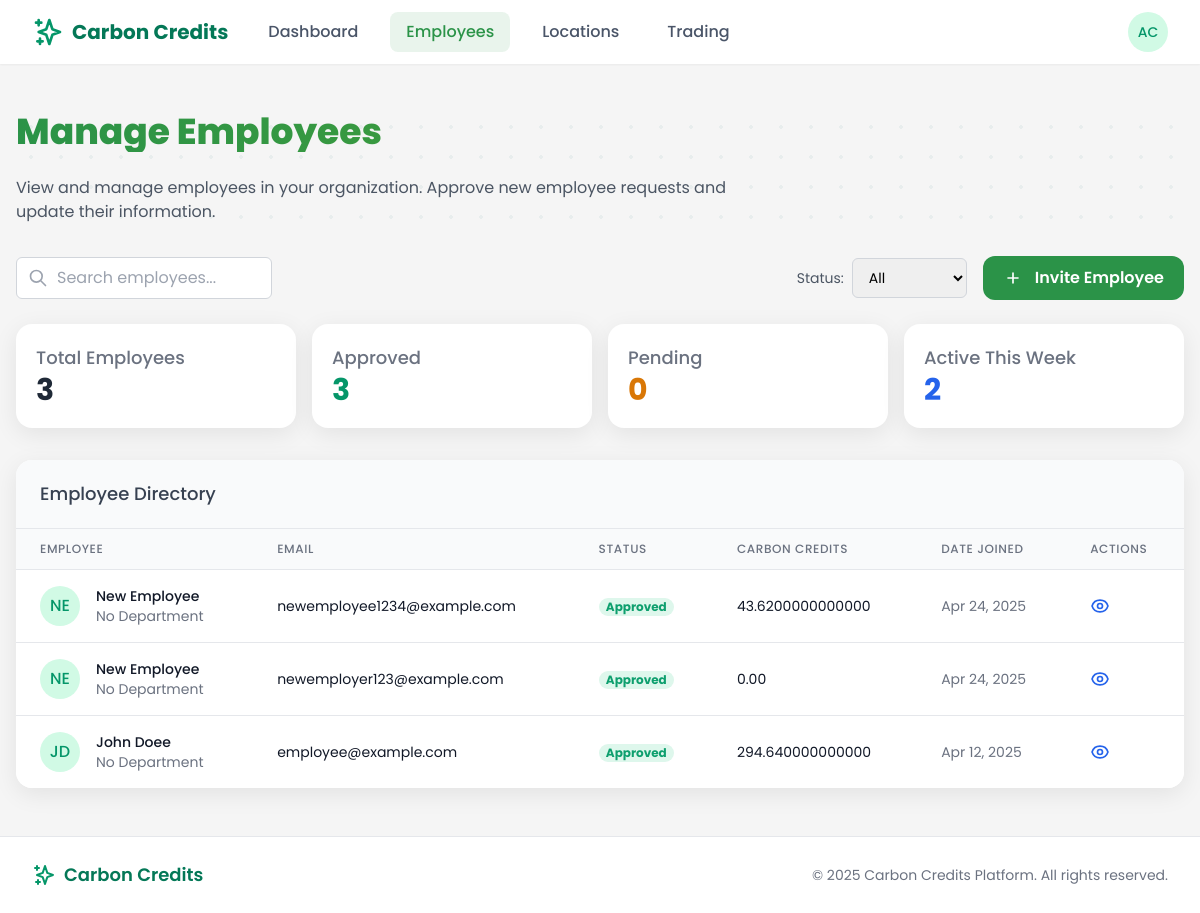
Page /employer/employees/ (signed in) on the earlier database version.
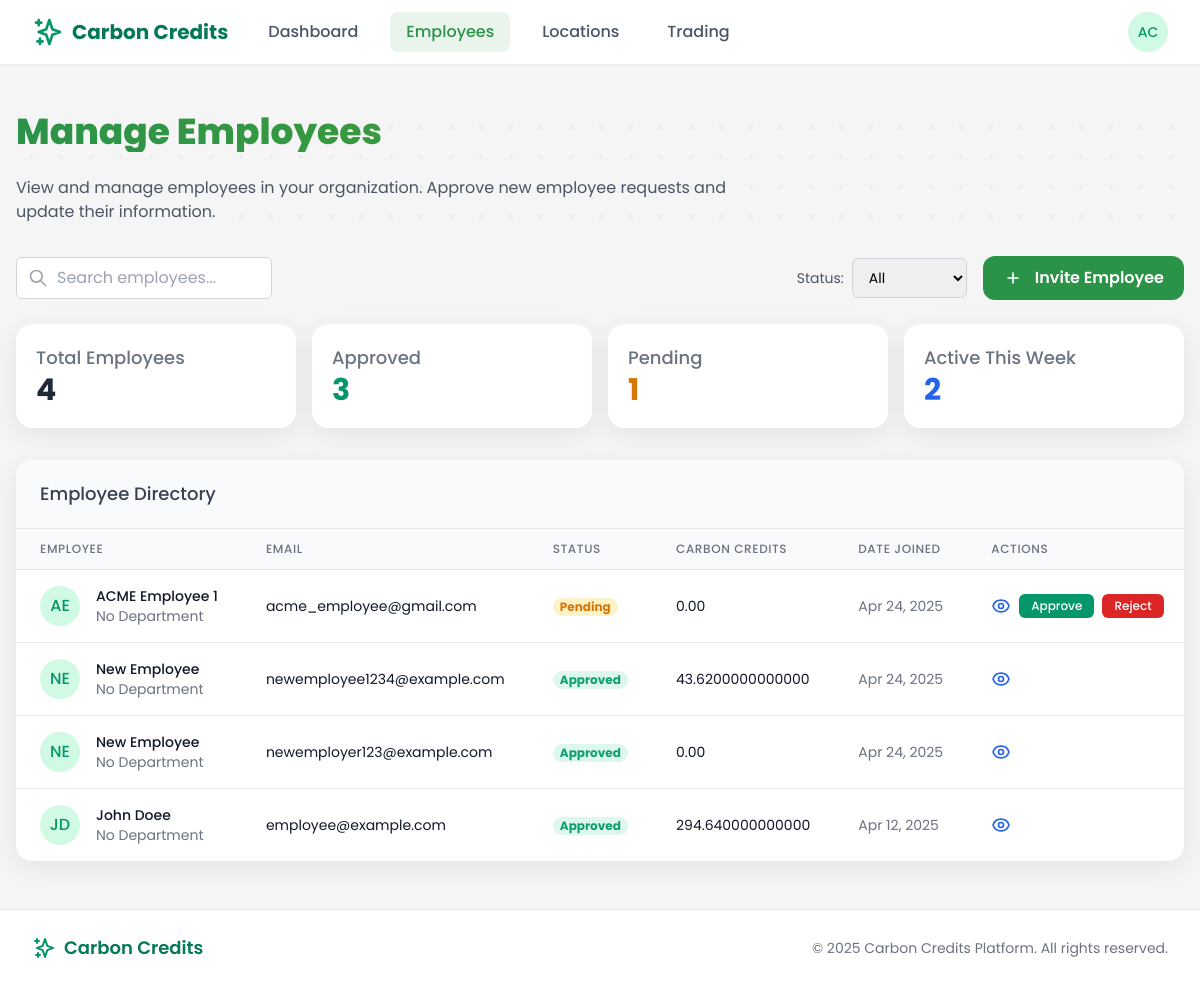
Same page on the later database version.
### users/models.py (models this page shows, shortened)
class EmployeeProfile(models.Model):
    user = models.OneToOneField(
        CustomUser,
        on_delete=models.CASCADE,
        related_name='employee_profile'
    )
    employer = models.ForeignKey(
        EmployerProfile,
        on_delete=models.CASCADE,
        related_name='employees'
    )
    employee_id = models.CharField(max_length=50, blank=True, null=True)
    approved = models.BooleanField(default=False)
    created_at = models.DateTimeField(default=timezone.now)
    wallet_balance = models.DecimalField(max_digits=10, decimal_places=2, default=0)
    department = models.CharField(max_length=100, blank=True)

class CustomUser(AbstractUser):
    is_employee = models.BooleanField(default=False)
    is_employer = models.BooleanField(default=False)
    is_bank_admin = models.BooleanField(default=False)
    is_super_admin = models.BooleanField(default=False)
    email = models.EmailField(_('email address'), unique=True)
    date_joined = models.DateTimeField(default=timezone.now)
    approved = models.BooleanField(default=False)
    USERNAME_FIELD = 'email'
    REQUIRED_FIELDS = ['username', 'first_name', 'last_name']
    class Meta:
        verbose_name = _('user')
        verbose_name_plural = _('users')

### core/views/employer_views.py (the view)
# urls.py: path('employees/', employees_list, name='employees'),
@login_required
@user_passes_test(lambda u: u.is_employer)
def employees_list(request):
    employees = request.user.employer_profile.employees.all().order_by('-created_at')
    total_employees = employees.count()
    approved_employees = employees.filter(approved=True).count()
    pending_employees = employees.filter(approved=False).count()
    one_week_ago = timezone.now() - timedelta(days=7)
    employee_ids = employees.filter(approved=True).values_list('id', flat=True)
    active_employees_count = Trip.objects.filter(
        employee__in=employee_ids,
        start_time__gte=one_week_ago
    ).values('employee').distinct().count()
    for employee in employees:
        employee_trips = Trip.objects.filter(employee=employee)
        employee.total_credits = employee_trips.aggregate(Sum('credits_earned'))['credits_earned__sum'] or 0
        employee.trip_count = employee_trips.count()
        employee.total_co2_saved = employee_trips.aggregate(Sum('carbon_savings'))['carbon_savings__sum'] or 0
    context = {
        'employees': employees,
        'total_employees': total_employees,
        'approved_employees': approved_employees,
        'pending_employees': pending_employees,
        'active_employees_count': active_employees_count,
        'page_title': 'Manage Employees',
    }
    return render(request, 'employer/employees.html', context)

### templates/employer/employees.html (shortened to what the changed rows need)
{% extends 'base.html' %}
{% block content %}
<div class="employees-container px-4 py-6">
    <div class="relative mb-8">
        <div class="relative z-10">
            <h1 class="section-headline text-3xl md:text-4xl font-bold mb-6">Manage Employees</h1>
        </div>
    </div>
    <div class="grid grid-cols-1 sm:grid-cols-2 md:grid-cols-4 gap-4 mb-8">
        <div class="modern-card p-5">
            <h3 class="text-lg font-medium text-gray-500">Total Employees</h3>
            <p class="text-3xl font-bold text-gray-800">{{ total_employees }}</p>
        </div>
        <div class="modern-card p-5">
            <h3 class="text-lg font-medium text-gray-500">Pending</h3>
            <p class="text-3xl font-bold text-yellow-600">{{ pending_employees }}</p>
        </div>
    </div>
    <div class="modern-card overflow-hidden">
        {% if employees %}
        <div class="overflow-x-auto">
            <table class="min-w-full divide-y divide-gray-200">
                <thead class="bg-gray-50">
                    <tr>
                        <th scope="col" class="px-6 py-3 text-left text-xs font-medium text-gray-500 uppercase tracking-wider">Employee</th>
                        <th scope="col" class="px-6 py-3 text-left text-xs font-medium text-gray-500 uppercase tracking-wider">Email</th>
                        <th scope="col" class="px-6 py-3 text-left text-xs font-medium text-gray-500 uppercase tracking-wider">Status</th>
                        <th scope="col" class="px-6 py-3 text-left text-xs font-medium text-gray-500 uppercase tracking-wider">Carbon Credits</th>
                        <th scope="col" class="px-6 py-3 text-left text-xs font-medium text-gray-500 uppercase tracking-wider">Date Joined</th>
                        <th scope="col" class="px-6 py-3 text-left text-xs font-medium text-gray-500 uppercase tracking-wider">Actions</th>
                    </tr>
                </thead>
                <tbody class="bg-white divide-y divide-gray-200" id="employees-table-body">
                    {% for employee in employees %}
                    <tr class="employee-row" data-status="{% if employee.approved %}approved{% else %}pending{% endif %}">
                        <td class="px-6 py-4 whitespace-nowrap">
                            <div class="flex items-center">
                                <div class="h-10 w-10 rounded-full bg-green-100 flex items-center justify-center text-green-600 font-medium">
                                    {{ employee.user.first_name|slice:":1" }}{{ employee.user.last_name|slice:":1" }}
                                </div>
                                <div class="ml-4">
                                    <div class="text-sm font-medium text-gray-900">{{ employee.user.get_full_name }}</div>
                                    <div class="text-sm text-gray-500">{{ employee.department|default:"No Department" }}</div>
                                </div>
                            </div>
                        </td>
                        <td class="px-6 py-4 whitespace-nowrap">
                            <div class="text-sm text-gray-900">{{ employee.user.email }}</div>
                        </td>
                        <td class="px-6 py-4 whitespace-nowrap">
                            {% if employee.approved %}
                            <span class="badge badge-success">Approved</span>
                            {% else %}
                            <span class="badge badge-warning">Pending</span>
                            {% endif %}
                        </td>
                        <td class="px-6 py-4 whitespace-nowrap">
                            <div class="text-sm text-gray-900">{{ employee.total_credits|default:"0.00" }}</div>
                        </td>
                        <td class="px-6 py-4 whitespace-nowrap text-sm text-gray-500">
                            {{ employee.created_at|date:"M d, Y" }}
                        </td>
                        <td class="px-6 py-4 whitespace-nowrap text-right text-sm font-medium">
                            <div class="flex space-x-2">
                                <button
                                    class="text-blue-600 hover:text-blue-900 action-btn view-employee-btn"
                                    data-employee-id="{{ employee.id }}"
                                    data-employee-name="{{ employee.user.get_full_name }}"
                                    data-employee-email="{{ employee.user.email }}"
                                    data-employee-status="{% if employee.approved %}Approved{% else %}Pending{% endif %}"
                                    data-employee-joined="{{ employee.created_at|date:'M d, Y' }}"
                                    data-employee-department="{{ employee.department|default:'Not specified' }}"
                                    data-employee-credits="{{ employee.total_credits|default:'0.00' }}"
                                    data-employee-trips="{{ employee.trip_count|default:'0' }}"
                                    data-employee-co2="{{ employee.total_co2_saved|default:'0.00' }}"
                                >
                                </button>
                                {% if not employee.approved %}
                                <form method="post" action="{% url 'employer:employee_approval' employee.id %}?action=approve" class="inline">
                                    <button type="submit" class="px-3 py-1 bg-green-600 text-white rounded-md hover:bg-green-700 transition-colors text-xs font-medium">
                                        Approve
                                    </button>
                                </form>
                                <form method="post" action="{% url 'employer:employee_approval' employee.id %}?action=reject" class="inline ml-2">
                                    <button type="submit" class="px-3 py-1 bg-red-600 text-white rounded-md hover:bg-red-700 transition-colors text-xs font-medium">
                                        Reject
                                    </button>
                                </form>
                                {% endif %}
                            </div>
                        </td>
                    </tr>
                    {% endfor %}
                </tbody>
            </table>
        </div>
        {% endif %}
    </div>
</div>
{% endblock %}

Differences in the rows shown:
added EmployeeProfile: user.first_name "A", user.last_name "E", user.get_full_name "ACME Employee 1", department "No Department", user.email "acme_employee@gmail.com", approved "Pending", total_credits "0.00", created_at "Apr 24, 2025"
Other differences:
{{ total_employees }}: "3" → "4"
{{ pending_employees }}: "0" → "1"
